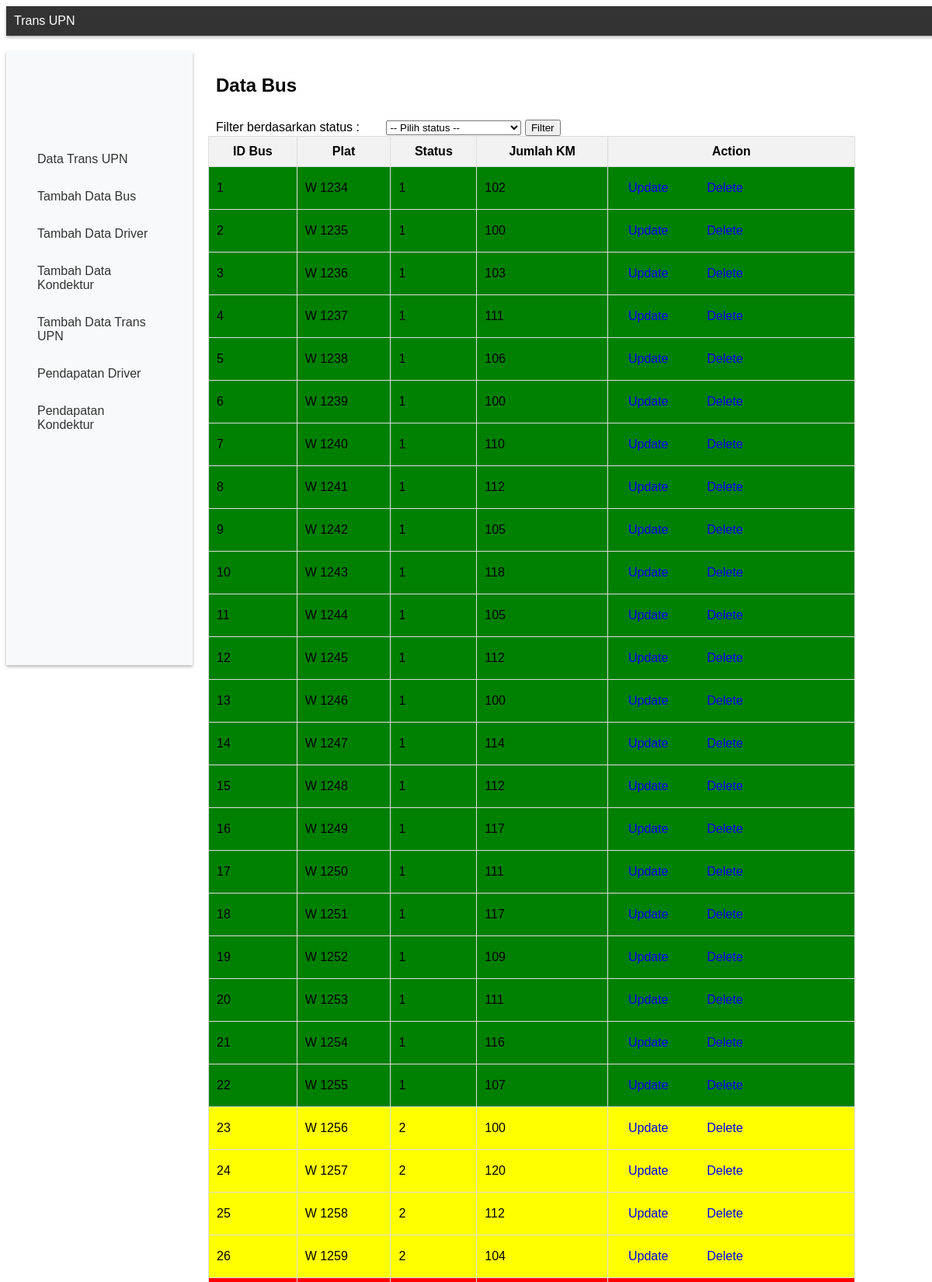
The page / (upper part) on the database its author committed.
### tables this page shows
CREATE TABLE `trans_upn` (
  `id_trans_upn` int(10) UNSIGNED NOT NULL,
  `id_kondektur` int(10) UNSIGNED NOT NULL,
  `id_bus` int(10) UNSIGNED NOT NULL,
  `id_driver` int(10) UNSIGNED NOT NULL,
  `jumlah_km` int(10) UNSIGNED DEFAULT NULL,
  `tanggal` date DEFAULT NULL
);

CREATE TABLE `bus` (
  `id_bus` int(10) UNSIGNED NOT NULL,
  `plat` varchar(10) DEFAULT NULL,
  `status` char(1) DEFAULT NULL
);

### conn.php (called while the page is built, shortened)
<?php
function connection() {
   $dbServer = 'localhost';
   $dbUser = 'root';
   $dbPass = '';
   $dbName = "transupn";
   $conn = mysqli_connect($dbServer, $dbUser, $dbPass);
   mysqli_select_db($conn,$dbName);
   return $conn;
}

### index.php (the view, shortened to what this page needs)
<?php
  include ('conn.php');
?>
<!DOCTYPE html>
<html>
  <head>
    <link rel="stylesheet" href="styleindex.css">
  </head>
  <body>
    <nav class="navbar navbar-dark fixed-top bg-dark flex-md-nowrap p-0 shadow">
      <a class="navbar-brand col-sm-2 col-md-2 mr-0" href="#">Trans UPN</a>
    </nav>
    <div class="container-fluid">
      <div class="row">
        <nav class="col-md-2 d-none d-md-block bg-light sidebar">
          <div class="sidebar-sticky">
            <ul class="nav flex-column" style="margin-top:100px;">
              <li class="nav-item">
                <a class="nav-link active" href="<?php echo "index.php"; ?>">Data Trans UPN</a>
              </li>
              <li class="nav-item">
                <a class="nav-link" href="<?php echo "formBus.php"; ?>">Tambah Data Bus</a>
              </li>
              <li class="nav-item">
                <a class="nav-link" href="<?php echo "formDriver.php"; ?>">Tambah Data Driver</a>
              </li>
              <li class="nav-item">
                <a class="nav-link" href="<?php echo "formKondektur.php"; ?>">Tambah Data Kondektur</a>
              </li>
              <li class="nav-item">
                <a class="nav-link" href="<?php echo "formTransupn.php"; ?>">Tambah Data Trans UPN</a>
              </li>
              <li class="nav-item">
                <a class="nav-link" href="<?php echo "pendapatanDriver.php"; ?>">Pendapatan Driver</a>
              </li>
              <li class="nav-item">
                <a class="nav-link" href="<?php echo "pendapatanKondektur.php"; ?>">Pendapatan Kondektur</a>
              </li>
            </ul>
          </div>
        </nav>
        <main role="main" class="col-md-9 ml-sm-auto col-lg-10 px-4">
            <h2 style="margin: 30px 30px 30px 30px;">Data Bus</h2>
            <div class = "item3">
                <form method = "get">
                    <label for="status" style="margin: 30px 30px 30px 30px;">Filter berdasarkan status : </label>
                    <select class="select_filter" id="status_id" name="status" required>
                        <option value="all">-- Pilih status --</option>
                    </select>
                    <input type="submit" value="Filter">
                </form>
            <div class="table-responsive">
            <table border="1" class="table table-striped table-sm">
              <thead>
                <tr>
                  <th>ID Bus</th>
                  <th>Plat</th>
                  <th>Status</th>
                  <th>Jumlah KM</th>
                  <th>Action</th>
                </tr>
              </thead>
              <tbody>
                <?php
                  if (isset($_GET['status'])) {
                    $status = $_GET['status'];
                    $query = "select bus.id_bus,bus.plat,bus.status,trans_upn.jumlah_km from bus join trans_upn on bus.id_bus = trans_upn.id_trans_upn WHERE status = '$status'";
                } else {
                    $query = "select bus.id_bus,bus.plat,bus.status,trans_upn.jumlah_km from bus join trans_upn on bus.id_bus = trans_upn.id_trans_upn";
                }
                $result = mysqli_query(connection(), $query);
                ?>
                <?php while($data = mysqli_fetch_array($result)): ?>
                  <tr class="<?php echo $data['status'] == '1' ? 'hijau' : ($data['status'] == '2' ? 'kuning' : 'merah'); ?>">
                    <td><?php echo $data['id_bus'];  ?></td>
                    <td><?php echo $data['plat'];  ?></td>
                    <td><?php echo $data['status'];  ?></td>
                    <td><?php echo $data['jumlah_km'];  ?></td>
                    <td>
                      <a href="<?php echo "updateBus.php?id_bus=".$data['id_bus']; ?>" class="btn btn-outline-warning btn-sm">Update</a>
                      <a href="<?php echo "deleteBus.php?id_bus=".$data['id_bus']; ?>" class="btn btn-outline-danger btn-sm"> Delete</a>
                    </td>
                  </tr>
                <?php endwhile ?>
              </tbody>
            </table>
            </div>
        </main>
      </div>
    </div>
  </body>
</html>

### styleindex.css (style rules this page uses)
body { font-family: Arial, sans-serif; }
nav { background-color: #333; color: #fff; top: 0; left: 0; width: 100%; padding: 10px; box-shadow: 0 2px 4px rgba(0, 0, 0, 0.3); }
nav a { color: #fff; text-decoration: none; }
.container-fluid { margin-top: 20px; }
.row { display: flex; flex-wrap: wrap; }
.sidebar { flex: 0 0 200px; background-color: #f8f9fa; height: calc(100vh - 50px); padding: 20px; }
.sidebar-sticky { position: sticky; top: 0; }
.sidebar ul { list-style: none; margin: 0; padding: 0; }
.sidebar li a { color: #333; display: block; padding: 10px 20px; margin-bottom: 10px; border-radius: 5px; transition: background-color 0.3s ease; }
.table { margin-left: 20px; border-collapse: collapse; width: 100%; margin-bottom: 30px; }
.table th, .table td { border: 1px solid #ddd; padding: 10px; }
.table th { background-color: #f2f2f2; }
.btn { display: inline-block; padding: 8px 16px; border-radius: 5px; text-decoration: none; text-align: center; cursor: pointer; }

### index.php (style rules this page uses)
.hijau { background-color: green; }
.kuning { background-color : yellow; }
.merah { background-color : red; }

### rows shown on the page
trans_upn: bus.id_bus "1", bus.plat "W 1234", bus.status "1", jumlah_km "102"
trans_upn: bus.id_bus "2", bus.plat "W 1235", bus.status "1", jumlah_km "100"
trans_upn: bus.id_bus "3", bus.plat "W 1236", bus.status "1", jumlah_km "103"
trans_upn: bus.id_bus "4", bus.plat "W 1237", bus.status "1", jumlah_km "111"
trans_upn: bus.id_bus "5", bus.plat "W 1238", bus.status "1", jumlah_km "106"
trans_upn: bus.id_bus "6", bus.plat "W 1239", bus.status "1", jumlah_km "100"
trans_upn: bus.id_bus "7", bus.plat "W 1240", bus.status "1", jumlah_km "110"
trans_upn: bus.id_bus "8", bus.plat "W 1241", bus.status "1", jumlah_km "112"
trans_upn: bus.id_bus "9", bus.plat "W 1242", bus.status "1", jumlah_km "105"
trans_upn: bus.id_bus "10", bus.plat "W 1243", bus.status "1", jumlah_km "118"
trans_upn: bus.id_bus "11", bus.plat "W 1244", bus.status "1", jumlah_km "105"
trans_upn: bus.id_bus "12", bus.plat "W 1245", bus.status "1", jumlah_km "112"
trans_upn: bus.id_bus "13", bus.plat "W 1246", bus.status "1", jumlah_km "100"
trans_upn: id_bus.id_bus "14", id_bus.plat "W 1247", id_bus.status "1", jumlah_km "114"
trans_upn: bus.id_bus "15", bus.plat "W 1248", bus.status "1", jumlah_km "112"
trans_upn: bus.id_bus "16", bus.plat "W 1249", bus.status "1", jumlah_km "117"
trans_upn: bus.id_bus "17", bus.plat "W 1250", bus.status "1", jumlah_km "111"
trans_upn: bus.id_bus "18", bus.plat "W 1251", bus.status "1", jumlah_km "117"
trans_upn: bus.id_bus "19", bus.plat "W 1252", bus.status "1", jumlah_km "109"
trans_upn: bus.id_bus "20", bus.plat "W 1253", bus.status "1", jumlah_km "111"
trans_upn: bus.id_bus "21", bus.plat "W 1254", bus.status "1", jumlah_km "116"
trans_upn: bus.id_bus "22", bus.plat "W 1255", bus.status "1", jumlah_km "107"
trans_upn: bus.id_bus "23", bus.plat "W 1256", bus.status "2", jumlah_km "100"
trans_upn: bus.id_bus "24", bus.plat "W 1257", bus.status "2", jumlah_km "120"
trans_upn: bus.id_bus "25", bus.plat "W 1258", bus.status "2", jumlah_km "112"
trans_upn: bus.id_bus "26", bus.plat "W 1259", bus.status "2", jumlah_km "104"
